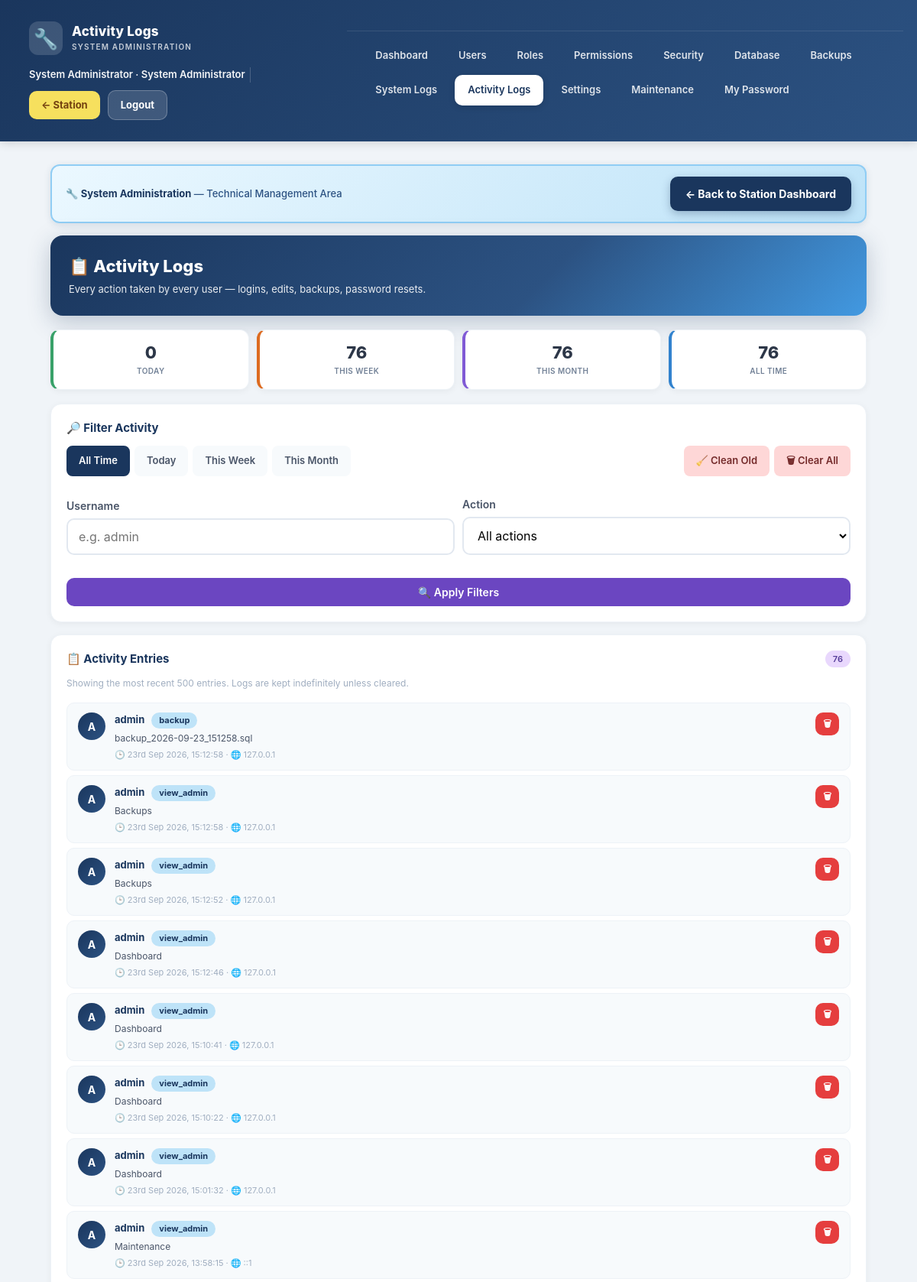
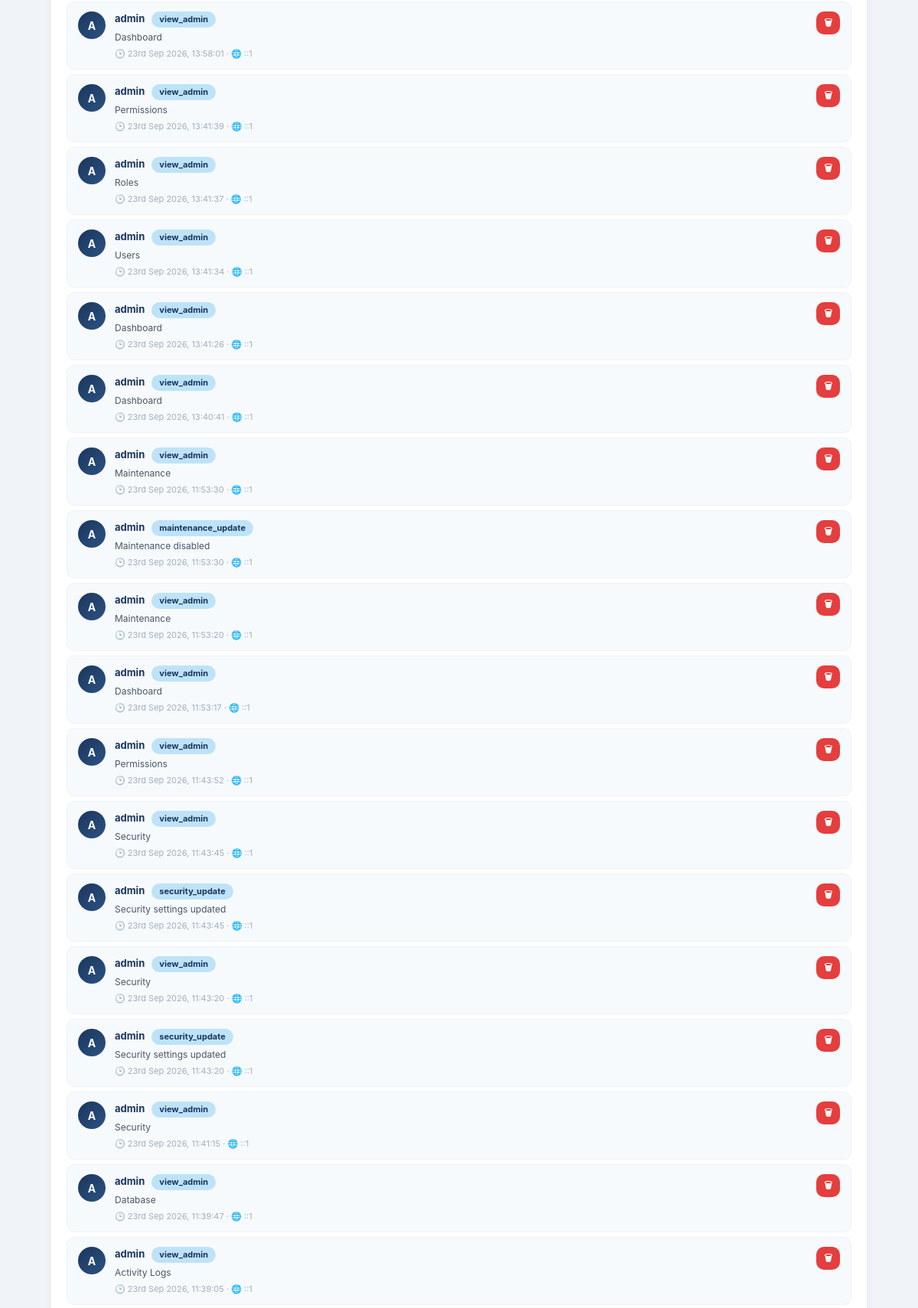
The page /admin/activity_logs.php (signed in, upper part) on the database its author committed (2 pictures, top to bottom).
### tables this page shows
CREATE TABLE `activity_logs` (
  `id` int(11) NOT NULL AUTO_INCREMENT,
  `user_id` int(11) DEFAULT NULL,
  `username` varchar(50) DEFAULT NULL,
  `action` varchar(80) NOT NULL,
  `details` varchar(500) DEFAULT NULL,
  `ip` varchar(45) DEFAULT NULL,
  `created_at` timestamp NOT NULL DEFAULT current_timestamp(),
  PRIMARY KEY (`id`)
);

### includes/functions.php (called while the page is built, shortened)
<?php
function e($s) { return htmlspecialchars($s ?? '', ENT_QUOTES, 'UTF-8'); }
function get($key, $default = '')  { return trim($_GET[$key]  ?? $default); }
    ?>

### admin/activity_logs.php (the view, shortened to what this page needs)
<?php
require_once __DIR__ . '/_layout.php';
$filterUser    = get('user');
$filterDate    = get('date');
$where  = "WHERE 1=1";
$params = [];
$logs = [];
try {
    $stmt = $pdo->prepare("SELECT * FROM activity_logs $where
                           ORDER BY id DESC LIMIT 500");
    $stmt->execute($params);
    $rows = $stmt->fetchAll();
    $logs = is_array($rows) ? $rows : [];
} catch (PDOException $e) { $logs = []; }
$stats = ['today' => 0, 'week' => 0, 'month' => 0, 'total' => 0];
try {
    $stats['total'] = (int)$pdo->query("SELECT COUNT(*) FROM activity_logs")->fetchColumn();
    $stats['today'] = (int)$pdo->query("SELECT COUNT(*) FROM activity_logs
                                        WHERE DATE(created_at) = CURDATE()")->fetchColumn();
    $stats['week']  = (int)$pdo->query("SELECT COUNT(*) FROM activity_logs
                                        WHERE created_at >= NOW() - INTERVAL 7 DAY")->fetchColumn();
    $stats['month'] = (int)$pdo->query("SELECT COUNT(*) FROM activity_logs
                                        WHERE created_at >= NOW() - INTERVAL 30 DAY")->fetchColumn();
} catch (PDOException $e) {}
?>
<div class="al-hero">
  <h1>📋 Activity Logs</h1>
  <p>Every action taken by every user — logins, edits, backups, password resets.</p>
</div>
<div class="al-tiles">
  <div class="al-tile today">
    <div class="n"><?= $stats['today'] ?></div>
    <div class="lbl">Today</div>
  </div>
  <div class="al-tile week">
    <div class="n"><?= $stats['week'] ?></div>
    <div class="lbl">This Week</div>
  </div>
  <div class="al-tile month">
    <div class="n"><?= $stats['month'] ?></div>
    <div class="lbl">This Month</div>
  </div>
  <div class="al-tile">
    <div class="n"><?= $stats['total'] ?></div>
    <div class="lbl">All Time</div>
  </div>
</div>
<div class="al-section">
  <h3>🔎 Filter Activity</h3>
  <div class="al-filter">
    <a class="<?= $filterDate === '' ? 'active' : '' ?>"
       href="activity_logs.php">All Time</a>
    <a class="<?= $filterDate === 'today' ? 'active' : '' ?>"
       href="?date=today">Today</a>
    <a class="<?= $filterDate === 'week' ? 'active' : '' ?>"
       href="?date=week">This Week</a>
    <a class="<?= $filterDate === 'month' ? 'active' : '' ?>"
       href="?date=month">This Month</a>
    <?php if ($stats['total'] > 0): ?>
      <a style="margin-left:auto;background:#fed7d7;color:#742a2a;"
         data-confirm="Delete logs older than 30 days?"
         href="?clear=old">🧹 Clean Old</a>
      <a style="background:#fed7d7;color:#742a2a;"
         data-confirm="Clear ALL activity logs? This cannot be undone."
         href="?clear=all">🗑 Clear All</a>
    <?php endif; ?>
  </div>
  <form method="get" style="display:grid;gap:10px;
                            grid-template-columns:1fr 1fr;align-items:end;">
    <div>
      <label>Username</label>
      <input name="user" value="<?= e($filterUser) ?>" placeholder="e.g. admin">
    </div>
    <div>
      <label>Action</label>
      <select name="action">
        <option value="">All actions</option>
      </select>
    </div>
    <div style="grid-column:1/-1;display:flex;gap:8px;justify-content:flex-end;">
      <button class="btn-sm btn-primary" style="padding:10px 20px;">
        🔍 Apply Filters
      </button>
    </div>
  </form>
</div>
<div class="al-section">
  <h3>
    📋 Activity Entries
    <span class="badge" style="margin-left:6px;"><?= count($logs) ?></span>
  </h3>
  <p class="subtitle">
    Showing the most recent 500 entries. Logs are kept indefinitely unless cleared.
  </p>
  <?php if (!$logs): ?>
    <div class="empty">
      No activity found with these filters.
    </div>
  <?php else: foreach ($logs as $log):
    $initial = strtoupper(substr($log['username'] ?? '?', 0, 1));
    $username = $log['username'] ?? 'system';
    $action   = $log['action'] ?? '';
    $details  = $log['details'] ?? '';
    $ip       = $log['ip'] ?? '';
    $when     = $log['created_at'] ?? '';
  ?>
    <div class="al-row">
      <div class="al-user"><?= e($initial) ?></div>
      <div class="al-body">
        <div class="al-name">
          <?= e($username) ?>
          <span class="al-action"><?= e($action) ?></span>
        </div>
        <?php if ($details !== ''): ?>
          <div class="al-details"><?= e($details) ?></div>
        <?php endif; ?>
        <div class="al-meta">
          🕒 <?= $when ? 'date'('jS M Y, H:i:s', 'strtotime'($when)) : '—' ?>
          <?php if ($ip): ?>
            · 🌐 <?= e($ip) ?>
          <?php endif; ?>
        </div>
      </div>
      <div class="al-actions">
        <a class="btn-sm btn-danger" style="padding:6px 10px;font-size:12px;"
           data-confirm="Delete this log entry?"
           href="?delete=<?= (int)$log['id'] ?>"
           title="Delete">🗑</a>
      </div>
    </div>
  <?php endforeach; endif; ?>
</div>
<?php include __DIR__ . '/../includes/footer.php'; ?>

### assets/css/style.css (style rules this page uses)
* { box-sizing: border-box; margin: 0; padding: 0; -webkit-tap-highlight-color: transparent; }
body { font-family: -apple-system, BlinkMacSystemFont, "Segoe UI", Roboto, sans-serif; background: #f0f4f8; color: #1a202c; font-size: 16px; line-height: 1.5; }
a { text-decoration: none; }
label { display: block; font-size: 14px; font-weight: 600; color: #4a5568; margin: 12px 0 6px; }
input, select, textarea { width: 100%; padding: 12px 14px; font-size: 16px; border: 2px solid #e2e8f0; border-radius: 10px; background: #fff; outline: none; transition: border .2s; font-family: inherit; }
button, .btn-sm { font-family: inherit; font-size: 16px; font-weight: 600; cursor: pointer; border: none; border-radius: 10px; padding: 12px 18px; transition: transform .1s, opacity .2s; display: inline-block; }
.btn-primary { background: #6b46c1; color: #fff; width: 100%; margin-top: 20px; }
.btn-sm { padding: 8px 14px; font-size: 14px; }
.btn-danger { background: #e53e3e; color: #fff; }
.badge { display: inline-block; padding: 3px 10px; border-radius: 999px; font-size: 11px; font-weight: 600; background: #e9d8fd; color: #553c9a; }
.badge { background: #e9d8fd; color: #553c9a; }

### admin/activity_logs.php (style rules this page uses)
.al-hero { background: linear-gradient(135deg,#1a365d 0%,#2c5282 60%,#4299e1 100%); color:#fff; border-radius:16px; padding:24px; margin-bottom:18px; box-shadow:0 8px 30px rgba(26,54,93,0.25); }
.al-hero h1 { font-size:22px; margin:0 0 4px; font-weight:800; }
.al-hero p { font-size:13px; opacity:0.9; margin:0; }
.al-tiles { display:grid; grid-template-columns:repeat(2,1fr); gap:10px; margin-bottom:18px; }
@media (min-width:700px) { .al-tiles { grid-template-columns:repeat(4,1fr); } }
.al-tile { background:#fff; border-radius:12px; padding:16px; box-shadow:0 2px 8px rgba(0,0,0,0.05); border:1px solid #edf2f7; text-align:center; border-left:4px solid #3182ce; }
.al-tile.today { border-left-color:#38a169; }
.al-tile.week { border-left-color:#dd6b20; }
.al-tile.month { border-left-color:#805ad5; }
.al-tile .n { font-size:22px; font-weight:800; color:#2d3748; line-height:1.2; }
.al-tile .lbl { font-size:10px; color:#718096; text-transform:uppercase; font-weight:600; letter-spacing:0.4px; margin-top:4px; }
.al-section { background:#fff; border-radius:14px; padding:20px; margin-bottom:16px; box-shadow:0 2px 8px rgba(0,0,0,0.05); border:1px solid #edf2f7; }
.al-section h3 { font-size:15px; color:#1a365d; margin:0 0 12px; font-weight:700; display:flex; align-items:center; justify-content:space-between; gap:8px; flex-wrap:wrap; }
.al-section .subtitle { font-size:12px; color:#a0aec0; margin:0 0 16px; line-height:1.5; }
.al-filter { display:flex; gap:6px; flex-wrap:wrap; align-items:center; margin-bottom:14px; }
.al-filter a { padding:8px 14px; font-size:13px; font-weight:600; text-decoration:none; border-radius:8px; background:#f7fafc; color:#4a5568; border:2px solid transparent; }
.al-filter a.active { background:#1a365d; color:#fff; border-color:#1a365d; }
.al-row { display:flex; align-items:flex-start; gap:12px; padding:12px 14px; background:#f7fafc; border-radius:10px; margin-bottom:6px; border:1px solid #edf2f7; font-size:13px; transition:all 0.15s ease; }
.al-user { width:36px; height:36px; border-radius:50%; display:flex; align-items:center; justify-content:center; color:#fff; font-weight:700; font-size:14px; flex-shrink:0; background:linear-gradient(135deg,#1a365d,#2c5282); }
.al-body { flex:1; min-width:0; }
.al-name { font-weight:700; color:#1a365d; font-size:13px; }
.al-action { display:inline-block; padding:2px 10px; border-radius:999px; background:#bee3f8; color:#1a365d; font-weight:700; font-size:11px; margin-left:6px; }
.al-details { font-size:12px; color:#4a5568; margin-top:4px; line-height:1.5; word-break:break-word; }
.al-meta { font-size:11px; color:#a0aec0; margin-top:4px; }
.al-actions { flex-shrink:0; }

### rows shown on the page
activity_logs: username "A", username "admin", action "backup", details "backup_2026-09-23_151258.sql", created_at "23rd Sep 2026, 15:12:58", ip "127.0.0.1"
activity_logs: username "A", username "admin", action "view_admin", details "Backups", created_at "23rd Sep 2026, 15:12:58", ip "127.0.0.1"
activity_logs: username "A", username "admin", action "view_admin", details "Backups", created_at "23rd Sep 2026, 15:12:52", ip "127.0.0.1"
activity_logs: username "A", username "admin", action "view_admin", details "Dashboard", created_at "23rd Sep 2026, 15:12:46", ip "127.0.0.1"
activity_logs: username "A", username "admin", action "view_admin", details "Dashboard", created_at "23rd Sep 2026, 15:10:41", ip "127.0.0.1"
activity_logs: username "A", username "admin", action "view_admin", details "Dashboard", created_at "23rd Sep 2026, 15:10:22", ip "127.0.0.1"
activity_logs: username "A", username "admin", action "view_admin", details "Dashboard", created_at "23rd Sep 2026, 15:01:32", ip "127.0.0.1"
activity_logs: username "A", username "admin", action "view_admin", details "Maintenance", created_at "23rd Sep 2026, 13:58:15", ip "::1"
activity_logs: username "A", username "admin", action "view_admin", details "Dashboard", created_at "23rd Sep 2026, 13:58:01", ip "::1"
activity_logs: username "A", username "admin", action "view_admin", details "Permissions", created_at "23rd Sep 2026, 13:41:39", ip "::1"
activity_logs: username "A", username "admin", action "view_admin", details "Roles", created_at "23rd Sep 2026, 13:41:37", ip "::1"
activity_logs: username "A", username "admin", action "view_admin", details "Users", created_at "23rd Sep 2026, 13:41:34", ip "::1"
activity_logs: username "A", username "admin", action "view_admin", details "Dashboard", created_at "23rd Sep 2026, 13:41:26", ip "::1"
activity_logs: username "A", username "admin", action "view_admin", details "Dashboard", created_at "23rd Sep 2026, 13:40:41", ip "::1"
activity_logs: username "A", username "admin", action "view_admin", details "Maintenance", created_at "23rd Sep 2026, 11:53:30", ip "::1"
activity_logs: username "A", username "admin", action "maintenance_update", details "Maintenance disabled", created_at "23rd Sep 2026, 11:53:30", ip "::1"
activity_logs: username "A", username "admin", action "view_admin", details "Maintenance", created_at "23rd Sep 2026, 11:53:20", ip "::1"
activity_logs: username "A", username "admin", action "view_admin", details "Dashboard", created_at "23rd Sep 2026, 11:53:17", ip "::1"
activity_logs: username "A", username "admin", action "view_admin", details "Permissions", created_at "23rd Sep 2026, 11:43:52", ip "::1"
activity_logs: username "A", username "admin", action "view_admin", details "Security", created_at "23rd Sep 2026, 11:43:45", ip "::1"
activity_logs: username "A", username "admin", action "security_update", details "Security settings updated", created_at "23rd Sep 2026, 11:43:45", ip "::1"
activity_logs: username "A", username "admin", action "view_admin", details "Security", created_at "23rd Sep 2026, 11:43:20", ip "::1"
activity_logs: username "A", username "admin", action "security_update", details "Security settings updated", created_at "23rd Sep 2026, 11:43:20", ip "::1"
activity_logs: username "A", username "admin", action "view_admin", details "Security", created_at "23rd Sep 2026, 11:41:15", ip "::1"
activity_logs: username "A", username "admin", action "view_admin", details "Database", created_at "23rd Sep 2026, 11:39:47", ip "::1"
activity_logs: username "A", username "admin", action "view_admin", details "Activity Logs", created_at "23rd Sep 2026, 11:39:05", ip "::1"

### other values the page prints
$pageTitle "Activity Logs"
$u['name'] "System Administrator"
$label "Dashboard"
$label "Users"
$label "Roles"
$label "Permissions"
$label "Security"
$label "Database"
$label "Backups"
$label "System Logs"
$label "Activity Logs"
$label "Settings"
$label "Maintenance"
$stats['today'] "0"
$stats['week'] "76"
